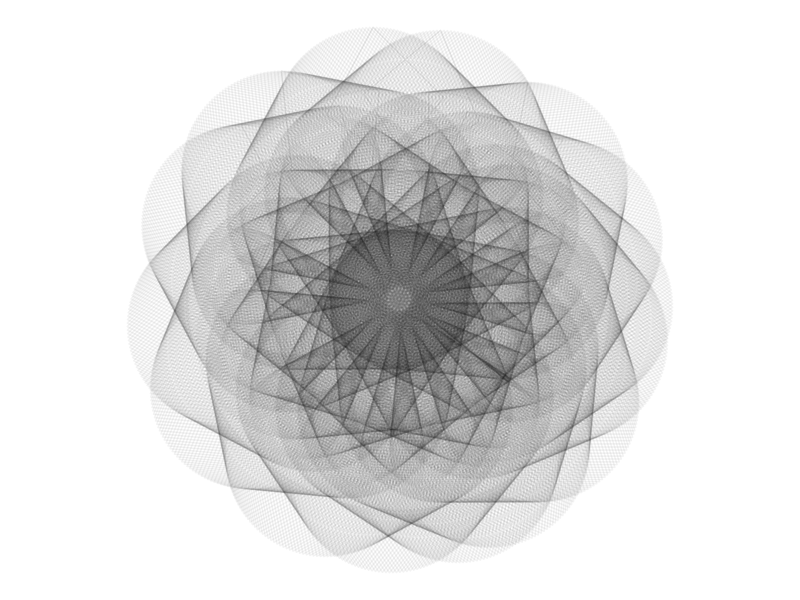

Reproduce this figure in R.
## ---- chunk 1

## ---- chunk 2

# Load the tidyverse
library(tidyverse)

# This function creates an individual pattern
pattern <- function(a, b, c = pi/2, d = pi/5, e = 4) {
  data_frame(
    x = accumulate(1:60, ~.x-sin((.y %% e)*c-ceiling((.y-1)/e)*d), .init = a),
    y = accumulate(1:60, ~.x+cos((.y %% e)*c-ceiling((.y-1)/e)*d), .init = b))
}

# I arrange patterns on a circle
t <- seq(0, 2*pi, length.out = 180)
centers <- data_frame(x = sin(t), y = cos(t))

# To initialize parameters of function pattern
c  <- 4.811
d  <- 5.301
e  <- 4

# This creates the plot
apply(centers, 1, function(r) pattern(a = r[1], 
                                      b = r[2],
                                      c = c,
                                      d = d,
                                      e = e)) %>% 
  bind_rows(.id="df") %>% 
  ggplot() +
  geom_path(aes(x, y, group = df), alpha = 0.05) + 
  coord_fixed()+
  theme_void() -> plot

plot

## ---- chunk 3

cat(
  " Compiled: ",
  as.character(Sys.Date()),
  sep = ""
)
